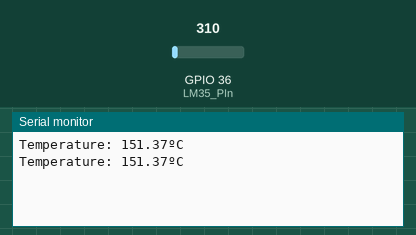
A sketch run on a simulated ESP32. Shown: the last lines printed to the serial monitor. Inputs (shaded band) come from the test bench; at power-on: GPIO 36 (LM35_PIn) = 310.

Above: at 1.8 s.
1.9 s: GPIO 36 (LM35_PIn) set to 372
At 2.8 s:
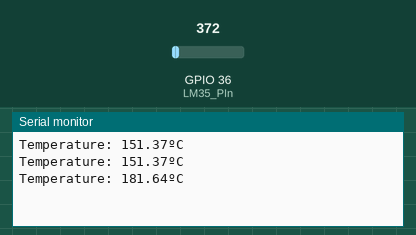
3.4 s: GPIO 36 (LM35_PIn) set to 434
At 4.8 s:
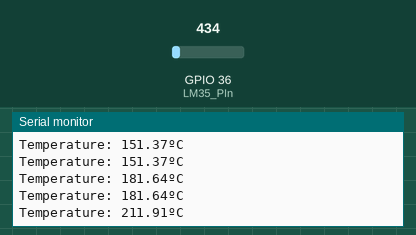
Timing chart, 0 to 6.4 s (numbered marks = the images above; inputs shaded):
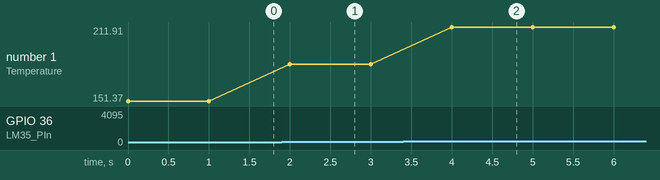

The sketch:

LM-35.ino
```cpp
#define LM35_PIn  A0

#define ADC_MAX   1024
#define V_REF     5.0f

#define VOLTAGE_TO_TEMP(X)    (X*100.0)

void setup()
{
  Serial.begin(115200);
}

void loop()
{
  int Raw = analogRead(LM35_PIn);
  float Voltage = (float(Raw)/ADC_MAX)*V_REF;
  float Temp = VOLTAGE_TO_TEMP(Voltage);


  Serial.print("Temperature: ");
  Serial.print(Temp);
  Serial.println("ºC");

  delay(1000);

}
```

Measured:
- after the input at 1.9 s, the serial monitor: prints a new line after 0.10 s (image 1)
- after the input at 3.4 s, the serial monitor: prints a new line after 0.60 s (image 2)
- plotted number 1: 151.37 → 181.64 after the input at 1.9 s, 181.64 → 211.91 after the input at 3.4 s
